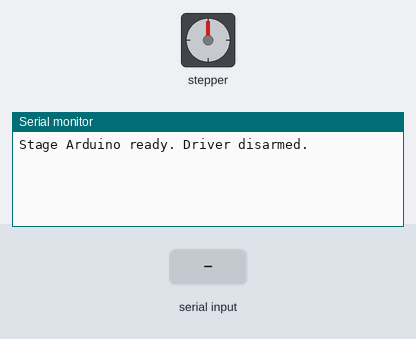
This sketch was run on a simulated Arduino Uno, built with avr-gcc and run on an emulated ATmega328P. Parts: stepper motor, the last lines printed to the serial monitor. Wiring (inferred from the names in the program): stepper motor driver (200 steps per turn assumed): step pin 3; direction pin 6; enable pin 8. Inputs (shaded band) come from the test bench.

Above: at 1.2 s.
1.3 s: "move 200\n" received over Serial
At 2.5 s:
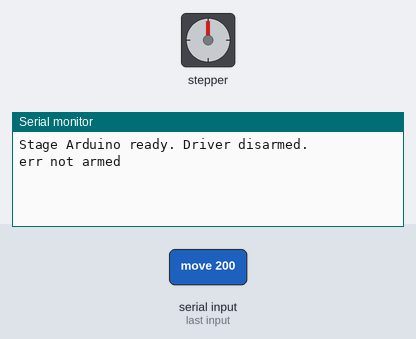
2.8 s: "move 200\n" received over the second serial link
At 4.0 s:
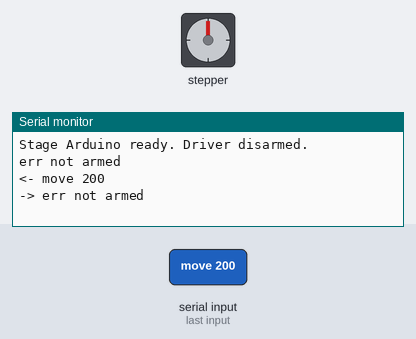
4.3 s: "ping 1\n" received over Serial
At 4.8 s:
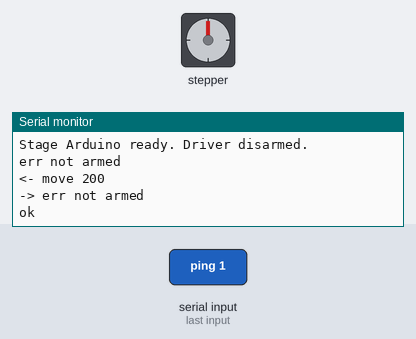
5.8 s: "ping 1\n" received over the second serial link
At 6.1 s:
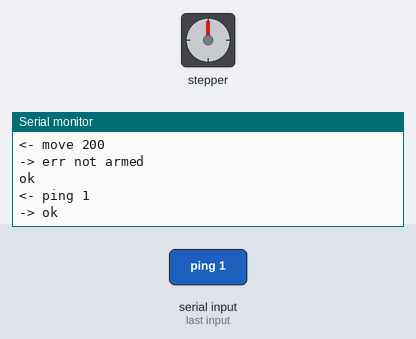
7.3 s: "status 1\n" received over Serial
At 8.4 s:
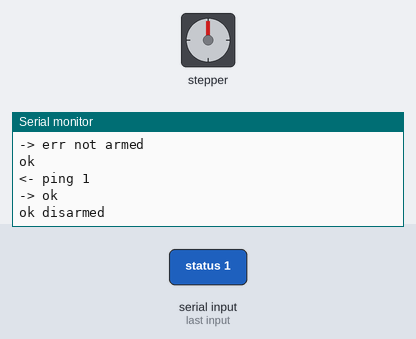
8.8 s: "arm 1\n" received over the second serial link
At 9.6 s:
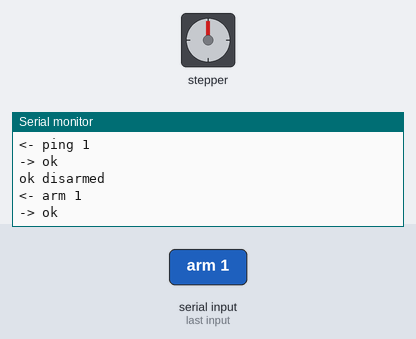

The sketch:

stage_arduino.ino
```cpp
// Stage Arduino: runs on the SECOND Arduino and only moves the stage stepper.
// The main Arduino (cnc_bend) sends it commands over a SoftwareSerial link.
// You can also type the same commands in the Serial Monitor of this Arduino to test it.
//
// Commands (one line each, ending with a newline):
//    ping              -> reply "ok"
//    arm               -> enable the driver, reply "ok"
//    disarm            -> disable the driver, reply "ok"
//    status            -> reply "ok armed" or "ok disarmed"
//    move <steps>      -> move that many steps (negative = backwards), reply "done" when finished
// Errors are answered with a line that starts with "err".

#include <SoftwareSerial.h>

// --- Pins on THIS Arduino (change to match your wiring) ---
const int stepPin = 3;
const int dirPin = 6;
const int enablePin = 8;

// --- Link to the main Arduino ---
// Cross the wires: this TX -> main RX and this RX <- main TX. Also connect GND to GND.
const int linkRx = 9;      // this RX <- TX of the main Arduino
const int linkTx = 10;     // this TX -> RX of the main Arduino
const long linkBaud = 9600;

// --- Other ---
const long maxSteps = 6000
;   // bigger moves are refused

SoftwareSerial link(linkRx, linkTx);
bool armed = false;

void setup() {
  Serial.begin(9600);          // USB, for testing from the computer
  link.begin(linkBaud);

  digitalWrite(enablePin, HIGH);   // start disarmed (HIGH = driver off)
  pinMode(enablePin, OUTPUT);
  pinMode(stepPin, OUTPUT);
  pinMode(dirPin, OUTPUT);

  Serial.println("Stage Arduino ready. Driver disarmed.");
  link.println("ready");
}

void loop() {
  handleLine(Serial);   // commands typed in the Serial Monitor
  handleLine(link);     // commands from the main Arduino
}

// Checks if text is a whole number (digits, optional leading '-')
bool isInteger(String s) {
  if (s.length() == 0) return false;
  for (unsigned int i = 0; i < s.length(); i++) {
    char c = s[i];
    if (c == '-' && i == 0 && s.length() > 1) continue;
    if (c < '0' || c > '9') return false;
  }
  return true;
}

// Sends the reply to the sender and also shows it in the Serial Monitor
void reply(Stream &to, const char *message) {
  to.println(message);
  if (&to != &Serial) {
    Serial.print("-> ");
    Serial.println(message);
  }
}

// Moves the stepper.
// Input:
//    steps: number of steps (-) (long), negative = backwards
void moveSteps(long steps) {
  digitalWrite(dirPin, steps >= 0 ? HIGH : LOW);
  delayMicroseconds(5);

  long n = abs(steps);
  for (long i = 0; i < n; i++) {
    digitalWrite(stepPin, HIGH);
    delayMicroseconds(500);
    digitalWrite(stepPin, LOW);
    delayMicroseconds(500);
  }
}

// Reads one line from the given stream (if there is one) and runs the command
void handleLine(Stream &in) {
  if (in.available() == 0) return;

  String line = in.readStringUntil('\n');
  line.trim();
  line.toLowerCase();
  if (line.length() == 0) return;

  if (&in != &Serial) {
    Serial.print("<- ");
    Serial.println(line);
  }

  // split "move 200" into cmd = "move", arg = "200"
  String cmd = line;
  String arg = "";
  int space = line.indexOf(' ');
  if (space != -1) {
    cmd = line.substring(0, space);
    arg = line.substring(space + 1);
    arg.trim();
  }

  if (cmd == "ping") {
    reply(in, "ok");
  }
  else if (cmd == "arm") {
    digitalWrite(enablePin, LOW);
    armed = true;
    reply(in, "ok");
  }
  else if (cmd == "disarm") {
    digitalWrite(enablePin, HIGH);
    armed = false;
    reply(in, "ok");
  }
  else if (cmd == "status") {
    reply(in, armed ? "ok armed" : "ok disarmed");
  }
  else if (cmd == "move") {
    if (!isInteger(arg)) {
      reply(in, "err usage: move <steps>");
      return;
    }
    if (!armed) {
      reply(in, "err not armed");
      return;
    }
    long steps = arg.toInt();
    if (abs(steps) > maxSteps) {
      reply(in, "err too large");
      return;
    }
    moveSteps(steps);
    reply(in, "done");
  }
  else {
    reply(in, "err unknown command");
  }
}
```

Measured:
- after the input at 1.3 s, the serial monitor: prints a new line at once (image 1)
- after the input at 2.8 s, the serial monitor: prints a new line at once (image 2)
- after the input at 4.3 s, the serial monitor: prints a new line at once (image 3)
- after the input at 5.8 s, the serial monitor: prints a new line at once (image 4)
- after the input at 7.3 s, the serial monitor: prints a new line at once (image 5)
- after the input at 8.8 s, the serial monitor: prints a new line at once (image 6)
